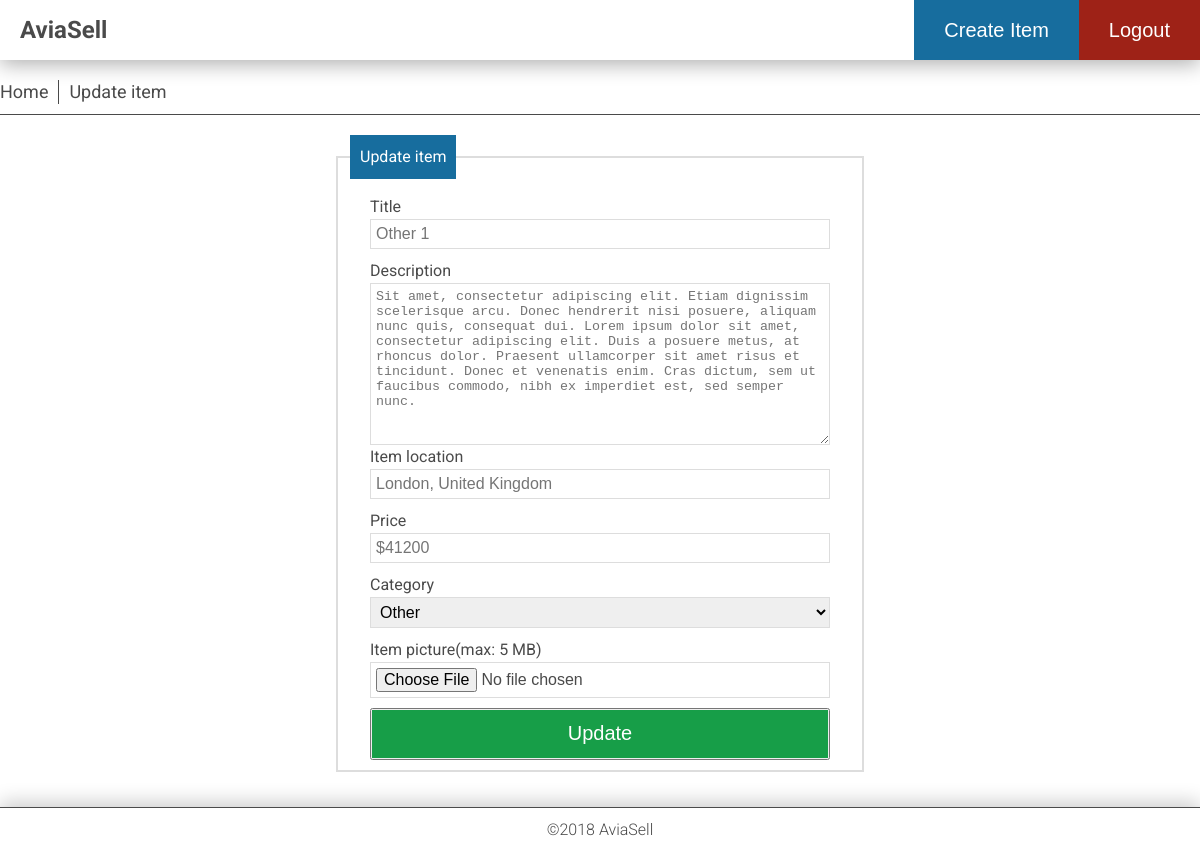
Page /item/update/20 (signed in) on the committed database.
### app/database_setup.py (models this page shows, shortened)
class CategoryItem(Base):
    __tablename__ = 'category_item'
    id = Column(Integer, primary_key=True)
    title = Column(String(80), nullable=False)
    description = Column(Text(), nullable=False)
    location = Column(String(250), nullable=False)
    picture = Column(String(250), nullable=False)
    price = Column(String(32), nullable=False)
    created_date = Column(DateTime, default=datetime.datetime.utcnow)
    category_id = Column(Integer, ForeignKey('category.id'))
    category = relationship(Category)
    user_id = Column(Integer, ForeignKey('user.id'))
    user = relationship(User)

class Category(Base):
    __tablename__ = 'category'
    id = Column(Integer, primary_key=True)
    name = Column(String(250), nullable=False)
    picture = Column(String(250))
    description = Column(Text(), nullable=False)
    slug = Column(String(30), unique=True)

### app/views/item.py (the view)
@webapp.route('/item/update/<int:item_id>', methods=['GET', 'POST'])
def updateItem(item_id):
    logged = AuthController.validateLogin()
    if not logged:
        return redirect(url_for('login'))
    isThisYourItem = AuthController.validateItem(item_id)
    if isThisYourItem['code'] != 200:
        message = isThisYourItem['message']
        code = isThisYourItem['code']
        return render_template('error.html', message=message), code
    if request.method == 'POST':
        data = ItemController.updateItem(item_id, request.form, request.files)
        if data['code'] == 200:
            flash('Item has been updated.')
            return redirect(url_for('readItem',
                                    category_slug=data['slug'],
                                    item_name=data['item'].title,
                                    item_id=data['item'].id))
        else:
            message = data['message']
            code = data['code']
            return render_template('error.html', message=message), code
    else:
        data = ItemController.getItemByID(item_id)
        categories = CategoryController.getAllCategories()
        max_file_size = UploadController.maxFileSize()
        return render_template('update.html',
                               item=data,
                               categories=categories,
                               filesize=max_file_size)

### app/controllers/authcontroller.py (called while the page is built)
    def validateLogin():
        if login_session.get('username'):
            return True
        else:
            return False

    def validateItem(item_id):
        response = {}
        item = ItemModel.getItem(item_id)
        if not item:
            response['message'] = 'Item is not found.'
            response['code'] = 404
            return response
        if login_session['user_id'] == item.user_id:
            response['code'] = 200
            return response
        else:
            response['message'] = 'You are not authorized to update this item.'
            response['code'] = 403
            return response

### app/controllers/categorycontroller.py (called while the page is built)
    def getAllCategories():
        result = CategoryModel.getAll()
        return result

### app/controllers/itemcontroller.py (called while the page is built)
    def getItemByID(item_id):
        try:
            item = ItemModel.getItem(item_id)
            return item
        except:
            return False

### app/controllers/uploadcontroller.py (called while the page is built)
    def maxFileSize():
        fileSize = webapp.config['MAX_CONTENT_LENGTH']
        inMB = fileSize / 1024 / 1024
        return int(inMB)

### app/models/categorymodel.py (called while the page is built)
    def getAll():
        result = session.query(Category).all()
        return result

### app/models/itemmodel.py (called while the page is built)
    def getItem(item_id):
        try:
            result = session.query(CategoryItem)\
                            .filter_by(id=item_id)\
                            .one()
            return result
        except:
            return False

### app/templates/update.html (shortened to what this page needs)
{% extends "base.html" %}
{% block content %}
<div class="container">
    <nav>
        <ul>
            <li>
                <a href="/">
                    Home
                </a>
            </li>
            <li>
                Update item
            </li>
        </ul>
    </nav>
    <div class="container">
        <fieldset>
            <legend>
                Update item
            </legend>
            <form class="itemForm" enctype="multipart/form-data" method="post">
                <label for="title">
                    Title
                </label>
                <input name="title" type="text" placeholder="{{item.title}}"/>
                <label for="description">
                    Description
                </label>
                <textarea name="description" cols="60" rows="10" placeholder="{{item.description}}"></textarea>
                <label for="location">
                    Item location
                </label>
                <input name="location" type="text" placeholder="{{item.location}}" />
                <label for="price">
                    Price
                </label>
                <input name="price" type="text" placeholder="{{item.price}}" />
                <label for="category">
                    Category
                </label>
                <select name="category_id" >
                    {% for category in categories %}
                        <option
                            {% if category.id == item.category_id %}
                                value=""
                                selected
                            {% else %}
                                value="{{category.id}}"
                            {% endif %}
                            >
                                {{category.name}}
                        </option>
                    {% endfor %}
                </select>
                <label for="itemPicture">
                    Item picture(max: {{filesize}} MB)
                </label>
                <input type="file" id="itemPicture" name="itemPicture" accept="image/png, image/jpeg" />
                <button class="buttons">
                    <div class="button edit">
                        Update
                    </div>
                </button>
            </form>
        </fieldset>
    </div>
</div>
{% endblock %}

### app/static/css/main.css (style rules this page uses)
body,html { margin:0;padding:0;width:100%;height:100% }
body { font-family:Roboto,sans-serif;font-size:16px;line-height:24px;display:-ms-grid;display:grid;-ms-grid-rows:60px auto 60px;grid-template-rows:60px auto 60px;color:#4a4a4a }
li,ul { list-style:none;padding:0;margin:0 }
a { text-decoration:none;color:#4a4a4a }
.container,main { max-width:100% }
.container { margin:20px }
nav { margin:20px 0 0;padding:0 0 10px;color:#4a4a4a;font-size:18px;border-bottom:1px solid #4a4a4a }
nav ul { display:-ms-flexbox;display:flex;-ms-flex-direction:row;flex-direction:row;-ms-flex-wrap:wrap;flex-wrap:wrap }
nav li:first-child { padding:0 10px 0 0 }
nav li { padding:0 10px;border-right:1px solid #4a4a4a }
nav li:last-child { border-right:0 solid #4a4a4a }
.buttons { display:-ms-grid;display:grid;grid-auto-rows:max-content;grid-gap:10px }
.buttons .button { display:-ms-grid;display:grid;-ms-flex-align:center;align-items:center;color:#fff;height:48px;border:none;font-size:20px;font-weight:300;text-align:center }
.buttons .edit { background-color:#179e48 }
fieldset { border:2px solid #ddd }
legend { background-color:#176d9e;color:#fff;padding:10px;font-size:16px }
.itemForm { display:-ms-grid;display:grid;-ms-grid-columns:1fr;grid-template-columns:1fr;padding:10px 0 0 }
.itemForm input,.itemForm select { border:1px solid #ddd;padding:5px;font-size:16px;box-sizing:inherit;margin:0 0 10px }
.itemForm input,.itemForm textarea { width:calc(100% - 12px) }
.itemForm textarea { padding:5px;border:1px solid #ddd }
.itemForm .buttons { padding:0 }
@media screen and (min-width:500px) { fieldset { width:500px;margin:20px auto } }
@media screen and (min-width:500px) { .itemForm { width:460px;margin:auto } }
@media screen and (min-width:1200px) { .container { width:1200px;margin:0 auto } }

### rows in the picture
CategoryItem: title "Other 1", location "London, United Kingdom", price "$41200", category_id "Other"

### other values in the picture
{{ filesize }} "5"
